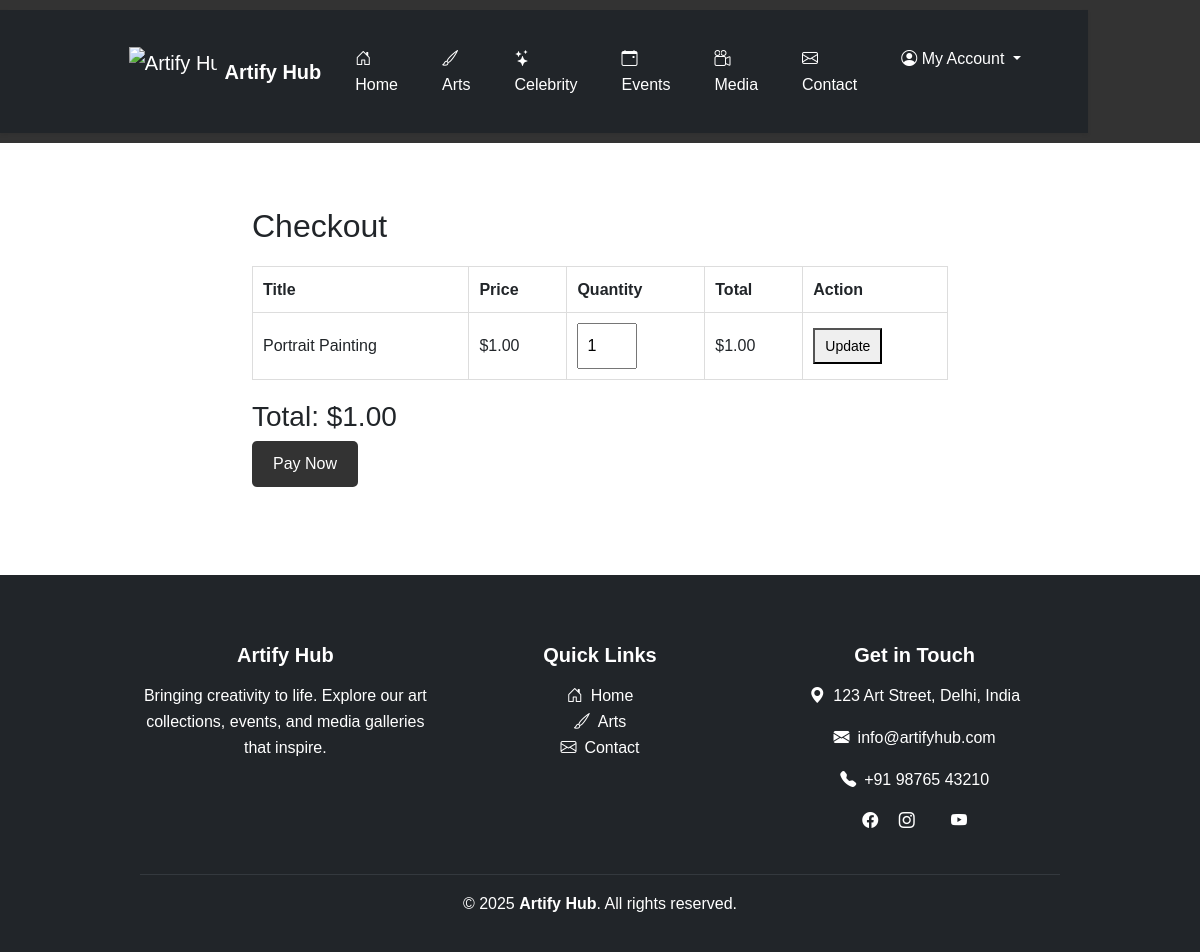
/checkout.php (signed in), run on the app's committed database.
### tables this page shows
CREATE TABLE `cart` (
  `id` int(11) NOT NULL,
  `user_id` int(11) DEFAULT NULL,
  `art_id` int(11) DEFAULT NULL,
  `quantity` int(11) DEFAULT 1,
  `created_at` timestamp NOT NULL DEFAULT current_timestamp()
);

CREATE TABLE `arts` (
  `id` int(11) NOT NULL,
  `title` varchar(255) NOT NULL,
  `slug` varchar(255) NOT NULL,
  `category_id` int(11) DEFAULT NULL,
  `price` decimal(10,2) NOT NULL,
  `description` text DEFAULT NULL,
  `meta_description` text DEFAULT NULL,
  `main_image` varchar(255) DEFAULT NULL,
  `main_image_2` varchar(255) DEFAULT NULL,
  `stock` int(11) DEFAULT 1,
  `status` enum('in_stock','sold_out','featured') DEFAULT 'in_stock',
  `created_at` timestamp NOT NULL DEFAULT current_timestamp()
);

### checkout.php (the view, shortened to what this page needs)
<?php
require_once 'includes/db.php';
$user_id = $_SESSION['user_id'];
$stmt = $pdo->prepare("SELECT c.*, a.title, a.price FROM cart c JOIN arts a ON c.art_id = a.id WHERE c.user_id = ?");
$stmt->execute([$user_id]);
$cart_items = $stmt->fetchAll();
$total = 0;
foreach ($cart_items as $item) {
    $total += $item['price'] * $item['quantity'];
}
?>
<!DOCTYPE html>
<html lang="en">
<head>
    <link rel="stylesheet" href="assets/css/style.css">
</head>
<body>
    <?php include 'includes/header.php'; ?>
    <div class="container">
        <h2>Checkout</h2>
        <form action="update-cart.php" method="post">
            <table class="cart-table">
                <thead>
                    <tr>
                        <th>Title</th>
                        <th>Price</th>
                        <th>Quantity</th>
                        <th>Total</th>
                        <th>Action</th>
                    </tr>
                </thead>
                <tbody>
                    <?php foreach ($cart_items as $item): ?>
                        <tr>
                            <td><?php echo htmlspecialchars($item['title']); ?></td>
                            <td>$<?php echo number_format($item['price'], 2); ?></td>
                            <td>
                                <input type="number" name="quantities[<?php echo $item['id']; ?>]" value="<?php echo $item['quantity']; ?>" min="1">
                            </td>
                            <td>$<?php echo number_format($item['price'] * $item['quantity'], 2); ?></td>
                            <td>
                                <button type="submit" class="btn-small">Update</button>
                            </td>
                        </tr>
                    <?php endforeach; ?>
                </tbody>
            </table>
        </form>
        <h3>Total: $<?php echo number_format($total, 2); ?></h3>
        <button id="rzp-button" class="btn">Pay Now</button>
    </div>
    <?php include 'includes/footer.php'; ?>
</body>
</html>

### assets/css/style.css (style rules this page uses)
body { font-family: Arial, sans-serif; margin: 0; padding: 0; line-height: 1.6; }
.container { width: 80%; margin: auto; padding: 20px; }
.btn { display: inline-block; padding: 10px 20px; background: #333; color: #fff; text-decoration: none; border-radius: 5px; }
.cart-table, .order-table { width: 100%; border-collapse: collapse; margin: 20px 0; }
.cart-table th, .cart-table td, .order-table th, .order-table td { border: 1px solid #ddd; padding: 10px; text-align: left; }
form input, form textarea, form select { width: 100%; padding: 8px; box-sizing: border-box; }

### checkout.php (style rules this page uses)
.btn-small { padding: 5px 10px; font-size: 14px; cursor: pointer; }
.cart-table input[type="number"] { width: 60px; }

### data on the page
cart: art.title "Portrait Painting", art.price "1.00", quantity "1", $item['price']*$item['quantity'] "1.00"

### other printed values
$total "1.00"
